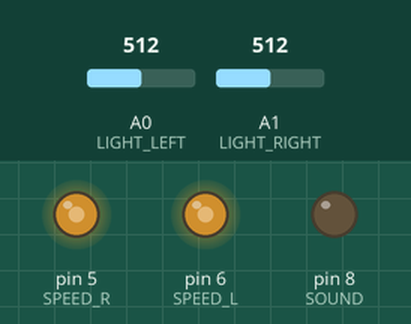
Bench run of a sketch on a simulated Arduino Uno, built with avr-gcc and run on an emulated ATmega328P. On the bench: output pins drawn as LEDs (lit = HIGH). The test bench sets the inputs (shaded band); at power-on: A0 (LIGHT_LEFT) = 512, A1 (LIGHT_RIGHT) = 512.

Above: at 0.8 s.
0.9 s: A0 (LIGHT_LEFT) set to 782
3.9 s: A0 (LIGHT_LEFT) set to 808
At 4.5 s:
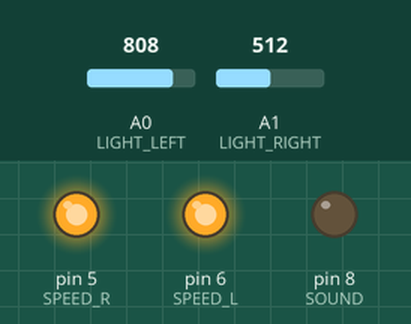
5.4 s: A0 (LIGHT_LEFT) set to 790
At 5.7 s:
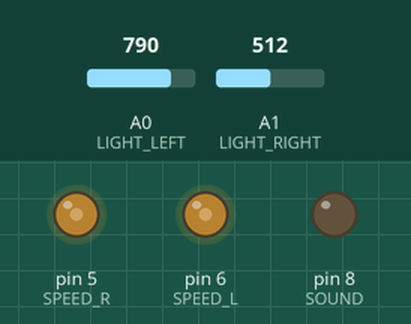
8.4 s: A0 (LIGHT_LEFT) set to 810
Timing chart, 0 to 10.9 s (numbered marks = the images above; inputs shaded):
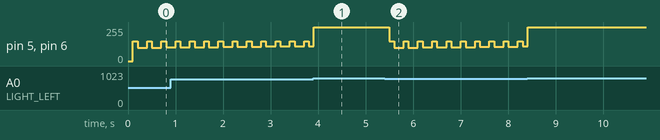

The sketch:

dptask_omegabot.ino
```cpp
#define SPEED_R         5
#define SPEED_L         6
#define DIR_R           4
#define DIR_L           7
#define LIGHT_RIGHT     1
#define LIGHT_LEFT      0
#define SOUND           8


int light_mem = 0;


void setup()
{
  Serial.begin(9600);
  pinMode(LIGHT_RIGHT, INPUT);
  pinMode(LIGHT_LEFT, INPUT);
  pinMode(SOUND, OUTPUT);

  while (1) {
    if ((binarize(analogRead(LIGHT_LEFT)) == 1) && (binarize(analogRead(LIGHT_RIGHT)) == 1))
      forward(255);

    if ((binarize(analogRead(LIGHT_LEFT)) == 1) && (binarize(analogRead(LIGHT_RIGHT)) == 0))
      turn(0, 1, 255);

    if ((binarize(analogRead(LIGHT_LEFT)) == 0) && (binarize(analogRead(LIGHT_RIGHT)) == 1))
      turn(1, 0, 255);

    if ((binarize(analogRead(LIGHT_LEFT)) == 0) && (binarize(analogRead(LIGHT_RIGHT)) == 0))
      find_way();

    light_mem = binarize(analogRead(LIGHT_LEFT));

    delay(5);
  }
}


void loop() {}


int binarize(int detect)
{
  if (detect >= 800) return 1;
  else return 0;
}


void forward(int spd)
{
  digitalWrite(DIR_R, HIGH);
  digitalWrite(DIR_L, HIGH);

  analogWrite(SPEED_R, spd);
  analogWrite(SPEED_L, spd);
}


void turn(int right, int left, int spd)
{
  if ((right == 1) && (left == 0)) {
    digitalWrite(DIR_R, LOW);
    digitalWrite(DIR_L, HIGH);
  } else if ((right == 0) && (left == 1)) {
    digitalWrite(DIR_R, HIGH);
    digitalWrite(DIR_L, LOW);
  }

  analogWrite(SPEED_R, spd);
  analogWrite(SPEED_L, spd);
}


void stop() {
  analogWrite(SPEED_R, LOW);
  analogWrite(SPEED_L, LOW);

  while (true) {
    digitalWrite(SOUND, HIGH);

    if ((binarize(analogRead(LIGHT_LEFT)) == 1) && (binarize(analogRead(LIGHT_RIGHT)) == 1)) {
      digitalWrite(SOUND, LOW);
      break;
    }

    delay(300);

    digitalWrite(SOUND, LOW);
    delay(300);
  };
}


void find_way()
{
  unsigned long time = millis();
  int speed_increment = 100;

  while ((binarize(analogRead(LIGHT_LEFT)) == 0) && (binarize(analogRead(LIGHT_RIGHT)) == 0)) {
    delay(100);
    turn(!light_mem, light_mem, 150);
    delay(100);
    forward(speed_increment);

    if (speed_increment > 150) {
      speed_increment = 150;
    }

    speed_increment += 1;

    if (millis() - time > 7000) {
      stop();
      break;
    }

    delay(100);
  }
}
```

dptask0.c
```cpp
#include <stdio.h>

int main() {
    printf("Hello, world");
    return 0;
}
```

dptask1.c
```cpp
#include <stdio.h>
#include <math.h>


typedef long long int Money;  // копейки


struct Person
{
    Money capital;
    Money income;              // заработок
    Money life_spendings;      // траты на существование
    Money monthly_payment;     // траты на квартиру (проживание или погашение ипотеки)
    Money overpayment;         // переплата при покупке квартиры
} Alice, Bob;                  // создание структур для Элис и Боба


const Money PRICE = 20 * 1000 * 1000 * 100;     // стоимость квартиры в рублях
const Money SALARY = 200 * 1000 * 100;          // зарплата каждого в рублях
const Money START_CAPITAL = 1000 * 1000 * 100;  // стартовый капитал каждого в рублях
const int YEARS = 20;
const double INFLATION = 0.07;                  // процент инфляции в год
double BANK_RATE = 0.09;                        // годовая ставка в банке
const Money LIFE_SPENDINGS = 25 * 1000 * 100;   // траты на жизнь в рублях
const int START_MONTH = 9;                      // начальные временные условия
const int START_YEAR = 2023;


void alice_init()
{
    Alice.income = SALARY;
    Alice.capital = START_CAPITAL;
    Alice.life_spendings = LIFE_SPENDINGS;
    Alice.monthly_payment = 40 * 1000 * 100;
    Alice.overpayment = PRICE * powf((1.0 + INFLATION), YEARS) - PRICE;
}


void alice_salary_income(int year, int month)
{
    if (month == 11) {
        return;
    }
    Alice.capital += Alice.income;
}


void alice_deposite_income(int year, int month)
{
    if (year == 2033 && month == 1) {
        BANK_RATE = 0.1;
    }
    Alice.capital = Alice.capital * (1.0 + BANK_RATE / 12.0);
}


void alice_usual_spendings(int year, int month)
{
    if (month == 12) {
        Alice.capital -= Alice.life_spendings * 1.5;
    }
    Alice.capital = Alice.capital - Alice.life_spendings - Alice.monthly_payment;
}


void bob_init()
{
    Bob.income = SALARY;
    Bob.capital = 0;
    Bob.life_spendings = LIFE_SPENDINGS;
    Bob.monthly_payment = (PRICE - START_CAPITAL) * (BANK_RATE / 12.0) / (1 - powf((1 + BANK_RATE / 12.0), (1.0 - YEARS * 12.0)));
    Bob.overpayment = Bob.monthly_payment * 12 * YEARS - PRICE;
}


void bob_salary_income(int year, int month)
{
    if (month == 12) {
        Bob.capital += (Money)(Bob.income * 1.2);
    }
    Bob.capital += Bob.income;
}


void bob_deposite_income(int year, int month)
{
    if (year == 2033 && month == 1) {
        BANK_RATE = 0.1;
    }
    Bob.capital = Bob.capital * (1.0 + BANK_RATE / 12.0);
}


void bob_usual_spendings(int year, int month)
{
    if (month == 12) {
        Bob.capital -= Bob.life_spendings * 1.5;
    }
    Bob.capital = Bob.capital - Bob.life_spendings - Bob.monthly_payment;
}


void inflation(int year, int month)
{
    if (month % 3 == 0 && month > 2) {
        Alice.life_spendings += Alice.life_spendings * INFLATION / 4.0;
        Bob.life_spendings += Bob.life_spendings * INFLATION / 4.0;
    }
    if (month == 12) {
        Alice.income = Alice.income * (1.0 + INFLATION / 2.0);
        Alice.monthly_payment = Alice.monthly_payment * (1.0 + INFLATION / 2.0);
        Bob.income = Bob.income * (1.0 + INFLATION / 2);
    }
}


void simulation()
{
    int month = START_MONTH;
    int year = START_YEAR;

    while(year != (START_YEAR + YEARS) && month != 8) {

        alice_deposite_income(year, month);
        alice_salary_income(year, month);
        alice_usual_spendings(year, month);

        bob_deposite_income(year, month);
        bob_salary_income(year, month);
        bob_usual_spendings(year, month);

        inflation(year, month);

        month++;
        if (month > 12) {
            year++;
            month -= 12;
        }

    }
}


void print_persons()
{
    printf("A. Capital: %lld\t", Alice.capital); printf("A. Income: %lld\t", Alice.income); printf("A. Life spendings: "
    "%lld\t", Alice.life_spendings); printf("A. Monthly payment: %lld\t", Alice.monthly_payment); printf("A. Overpayment: "
    "%lld\n", Alice.overpayment);
    printf("B. Capital: %lld\t", Bob.capital); printf("B. Income: %lld\t", Bob.income); printf("B. Life spendings: "
    "%lld\t", Bob.life_spendings); printf("B. Monthly payment: %lld\t", Bob.monthly_payment); printf("B. Overpayment: "
    "%lld\n", Bob.overpayment);
}


int main()
{
    alice_init();
    bob_init();

    simulation();

    print_persons();

    return 0;
}
```

Measured:
- the behaviour switches between 799 and 800 on A0 (LIGHT_LEFT) (found by bisection; images 0 and 1)
- after the input at 5.4 s, pin 5 (SPEED_R), pin 6 (SPEED_L): ramps from 150/255 to 100/255 and jumps back, once every 0.30 s
- by itself, pin 5 (SPEED_R), pin 6 (SPEED_L): ramps from 103/255 to 150/255 and jumps back, once every 0.30 s
